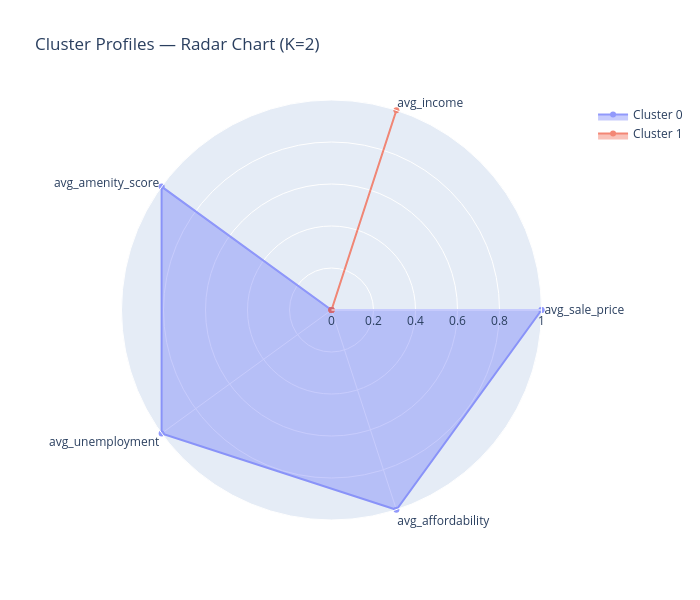

The notebook cell saved with this chart:
### Code cell
# Radar chart
metrics  = ["avg_sale_price", "avg_income", "avg_amenity_score", "avg_unemployment", "avg_affordability"]
radar_df = cluster_profile[["cluster"] + metrics].copy()
for m in metrics:
    col_min, col_max = radar_df[m].min(), radar_df[m].max()
    if col_max > col_min:
        radar_df[m] = (radar_df[m] - col_min) / (col_max - col_min)

fig = go.Figure()
for _, row in radar_df.iterrows():
    fig.add_trace(go.Scatterpolar(
        r=[row[m] for m in metrics] + [row[metrics[0]]],
        theta=metrics + [metrics[0]],
        fill="toself", name=f"Cluster {int(row['cluster'])}", opacity=0.7
    ))
fig.update_layout(
    polar=dict(radialaxis=dict(visible=True, range=[0, 1])),
    title=f"Cluster Profiles — Radar Chart (K={OPTIMAL_K})",
    width=700, height=600
)
fig.write_html("cluster_radar.html")
fig.show()
print(" Radar chart saved")

### Figure 1 — Plotly figure (JSON) as saved in the notebook; plotly's stock layout.template omitted (floating-point values rounded to 4 significant figures)
{"data": [{"fill": "toself", "name": "Cluster 0", "opacity": 0.7, "r": [1, 0, 1, 1, 1, 1], "theta": ["avg_sale_price", "avg_income", "avg_amenity_score", "avg_unemployment", "avg_affordability", "avg_sale_price"], "type": "scatterpolar"}, {"fill": "toself", "name": "Cluster 1", "opacity": 0.7, "r": [0, 1, 0, 0, 0, 0], "theta": ["avg_sale_price", "avg_income", "avg_amenity_score", "avg_unemployment", "avg_affordability", "avg_sale_price"], "type": "scatterpolar"}], "layout": {"height": 600, "polar": {"radialaxis": {"range": [0, 1], "visible": true}}, "title": {"text": "Cluster Profiles — Radar Chart (K=2)"}, "width": 700}}
